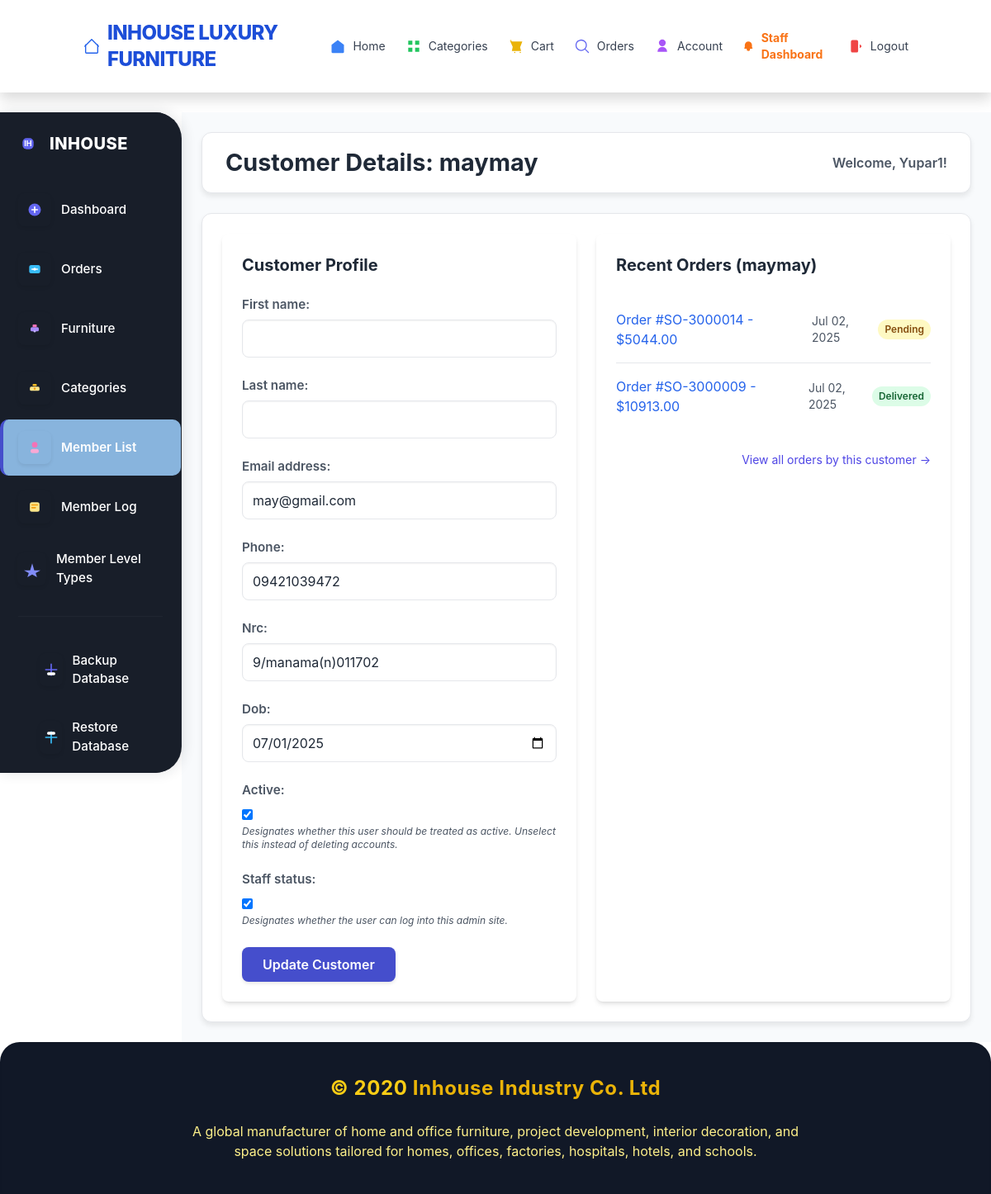
The page /staff/customers/2/ (signed in) on the database as committed earlier.
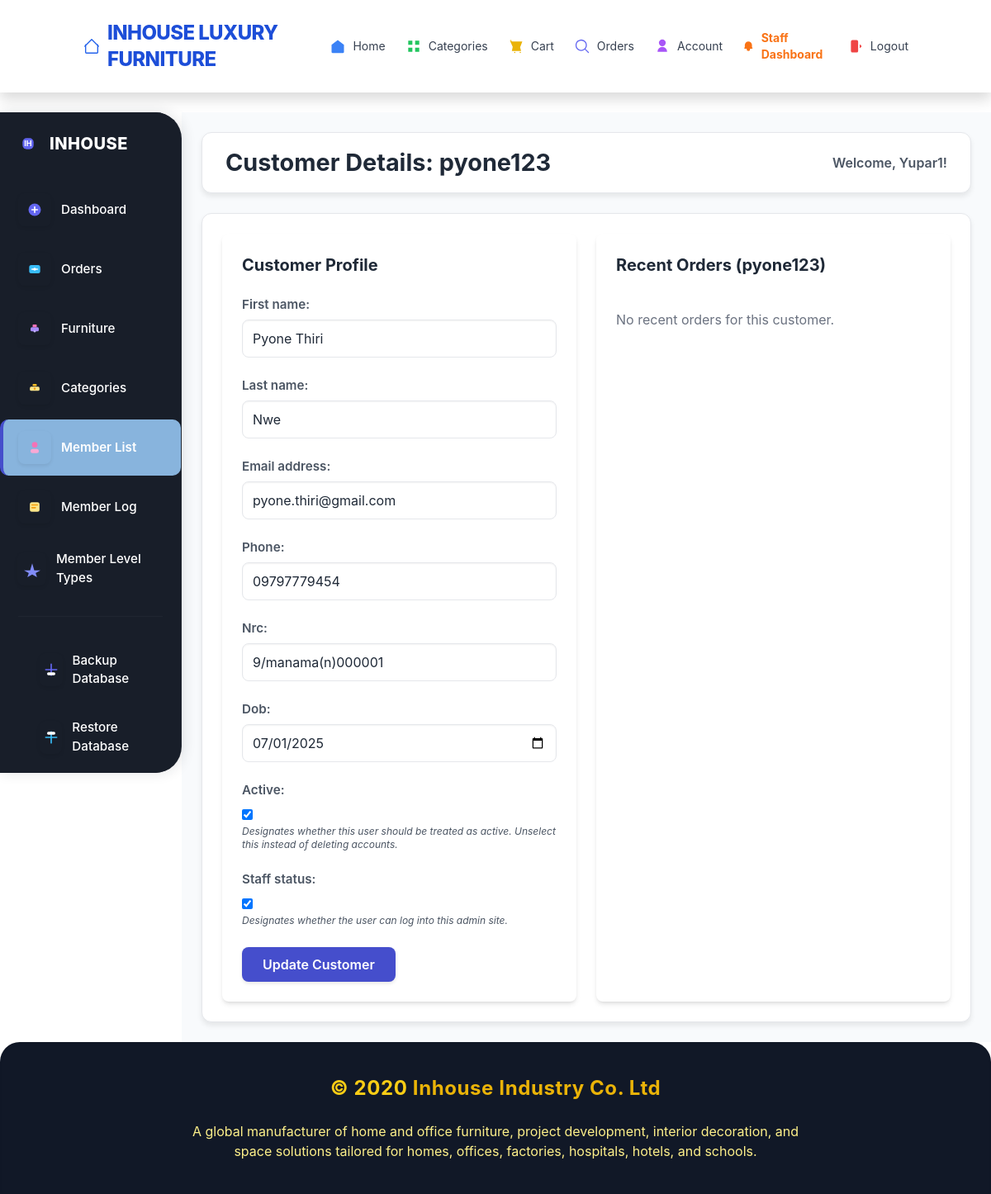
The same page on the database as committed later.
### store/models.py (models this page shows, shortened)
class CustomUser(AbstractUser):
    phone = models.CharField(max_length=15, blank=True, null=True)
    nrc = models.CharField(max_length=30, blank=True)
    dob = models.DateField(null=True, blank=True)
    c_code = models.CharField(max_length=20, unique=True, blank=True)
    createdby = models.CharField(max_length=20, default='website')
    amount = models.DecimalField(
        max_digits=10,
        decimal_places=2,
        default=0.00
    )
    member_level_choices = [
        ('INHOUSE', 'Inhouse'),
        ('CLASSIC', 'Classic'),
        ('GOLD', 'Gold'),
        ('PLATINUM', 'Platinum'),
        ('DIAMOND', 'Diamond'),
        ('VVIP', 'VVIP'),
    ]
    member_level = models.CharField(
        max_length=10,
        choices=member_level_choices,
        default='Bronze'
    )

class Order(models.Model):
    user = models.ForeignKey(CustomUser, on_delete=models.SET_NULL, null=True, blank=True, related_name='orders')
    order_number = models.CharField(max_length=20, unique=True, blank=True, null=True) # New field for order number
    customer_name = models.CharField(max_length=100)
    customer_address = models.TextField()
    customer_phone = models.CharField(max_length=20)
    STATUS_CHOICES = [
        ('Pending', 'Pending'),
        ('Processing', 'Processing'),
        ('Shipped', 'Shipped'),
        ('Delivered', 'Delivered'),
        ('Cancelled', 'Cancelled'),
    ]
    status = models.CharField(max_length=20, choices=STATUS_CHOICES, default='Pending')
    created_at = models.DateTimeField(auto_now_add=True)
    updated_at = models.DateTimeField(auto_now=True)
    total_amount = models.DecimalField(max_digits=10, decimal_places=2, default=0.00)
    PAYMENT_CHOICES = [
        ('Pending', 'Pending'),
        ('Completed', 'Completed'),
        ('Failed', 'Failed'),
    ]
    payment_status = models.CharField(max_length=20, choices=PAYMENT_CHOICES, default='Pending')
    payment_method = models.CharField(max_length=50, blank=True, null=True)

### store/views_staff.py (the view)
@login_required
@user_passes_test(is_staff_check)
def staff_customer_detail(request, pk):
    customer = get_object_or_404(CustomUser, pk=pk)
    customer_orders = customer.orders.all().order_by('-created_at')[:10]
    if request.method == 'POST':
        form = CustomUserUpdateForm(request.POST, instance=customer)
        if form.is_valid():
            form.save()
            messages.success(request, f"Customer '{customer.username}' updated successfully.")
            return redirect('staff_customer_detail', pk=customer.pk)
        else:
            messages.error(request, "Please correct the errors in the form.")
    else:
        form = CustomUserUpdateForm(instance=customer)
    context = {
        'customer': customer,
        'form': form,
        'customer_orders': customer_orders,
    }
    return render(request, 'staff/customer_detail.html', context)

### store/forms.py
class CustomUserUpdateForm(forms.ModelForm):
    class Meta:
        model = CustomUser
        fields = ['first_name', 'last_name', 'email', 'phone', 'nrc', 'dob', 'is_active', 'is_staff']
        widgets = {
            'dob': forms.DateInput(attrs={'type': 'date'}),
        }

### store/views_staff.py (called while the page is built)
def is_staff_check(user):
    return user.is_authenticated and user.is_staff

### store/templates/staff/customer_detail.html (shortened to what this page needs)
{% extends "staff/base_staff.html" %}
{% block page_title %}Customer Details: {{ customer.username }}{% endblock %}
{% block content %}
<div class="grid grid-cols-1 md:grid-cols-2 gap-6">
    <div class="bg-white p-6 rounded-lg shadow-md">
        <h2 class="text-xl font-bold mb-4 text-gray-800">Customer Profile</h2>
        <form method="POST">
            {% for field in form %}
                <div class="mb-4">
                    <label for="{{ field.id_for_label }}" class="block text-gray-700 text-sm font-bold mb-2">
                        {{ field.label }}:
                    </label>
                    {{ field }}
                    {% if field.help_text %}
                        <p class="text-gray-600 text-xs italic">{{ field.help_text }}</p>
                    {% endif %}
                </div>
            {% endfor %}
            <button type="submit" class="bg-blue-600 hover:bg-blue-700 text-white font-bold py-2 px-4 rounded-md">
                Update Customer
            </button>
        </form>
    </div>
    <div class="bg-white p-6 rounded-lg shadow-md">
        <h2 class="text-xl font-bold mb-4 text-gray-800">Recent Orders ({{ customer.username }})</h2>
        <ul class="divide-y divide-gray-200">
            {% for order in customer_orders %}
            <li class="py-3 flex justify-between items-center">
                <a href="{% url 'staff_order_detail' order.id %}" class="text-blue-600 hover:underline">
                    Order #{{ order.order_number }} - ${{ order.total_amount|floatformat:2 }}
                </a>
                <span class="text-sm text-gray-600">{{ order.created_at|date:"M d, Y" }}</span>
                <span class="px-2 py-1 text-xs font-semibold rounded-full
                    {% if order.status == 'Delivered' %}bg-green-100 text-green-800
                    {% elif order.status == 'Pending' %}bg-yellow-100 text-yellow-800
                    {% elif order.status == 'Cancelled' %}bg-red-100 text-red-800
                    {% else %}bg-gray-100 text-gray-800{% endif %}">
                    {{ order.get_status_display }}
                </span>
            </li>
            {% empty %}
            <li class="py-3 text-gray-500">No recent orders for this customer.</li>
            {% endfor %}
        </ul>
        {% if customer_orders|length > 0 %}
            <div class="mt-4 text-right">
                <a href="{% url 'staff_order_list' %}?q={{ customer.username }}" class="text-indigo-600 hover:underline text-sm">View all orders by this customer &rarr;</a>
            </div>
        {% endif %}
    </div>
</div>
{% endblock %}

Rows that differ between the two databases and show on the page:
removed Order: order_number "SO-3000014", total_amount "5044.00", created_at "Jul 02, 2025", status "Pending"
removed Order: order_number "SO-3000009", total_amount "10913.00", created_at "Jul 02, 2025", status "Delivered"
changed CustomUser: username "maymay" → "pyone123"; first_name (not shown) → "Pyone Thiri"; last_name (not shown) → "Nwe"; email "may@gmail.com" → "pyone.thiri@gmail.com"; phone "09421039472" → "09797779454"; nrc "9/manama(n)011702" → "9/manama(n)000001"
Other text that changed with them:
text no longer shown: "View all orders by this customer →"
text now shown: "No recent orders for this customer."
